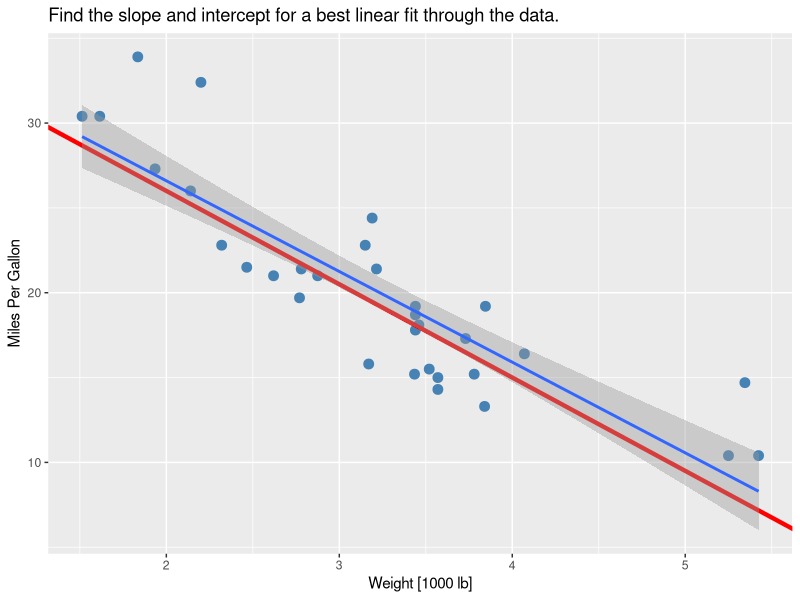
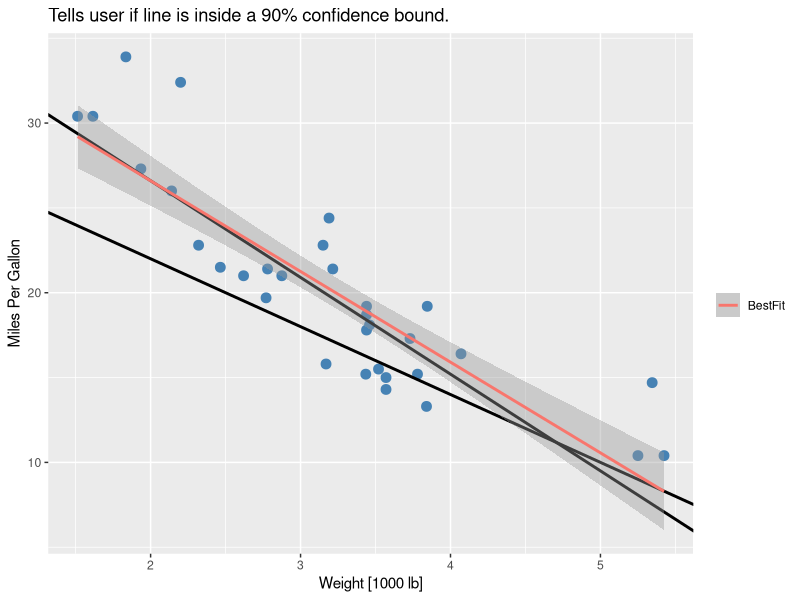

Reproduce these figures in R, in order.
## ---- chunk 1
library(ggplot2)
library(datasets); data(mtcars)
library(xtable)

conflvl <- .9

getConfInterval <- function(fit, xi, level) {
    sumCoef <- summary(fit)$coefficients
    sumCoef[xi,"Estimate"] + 
        c(-1,1) * qt(.5+level/2, df = fit$df) * sumCoef[xi,"Std. Error"]
}

myfit <- lm(mpg ~ wt, data=mtcars)

confInterval <- rbind(getConfInterval(myfit, 1, conflvl), 
                       getConfInterval(myfit, 2, conflvl))
## ---- chunk 2
gg <- ggplot(mtcars, aes(x=wt, y=mpg))
gg <- gg + geom_point(colour="steelblue", size=3) +
    labs(x="Weight [1000 lb]") +
    labs(y="Miles Per Gallon") + 
    labs(title=paste0("Find the slope and intercept for a best linear fit ", 
                      "through the data."))
alpha <- 37
beta <- -5.5
gg <- gg + geom_abline(intercept = alpha, slope = beta, 
                       colour = "red", size = 1.5)

gg <- gg + geom_smooth(method="lm", level=conflvl)

print(gg)
## ---- chunk 3
params.example <- data.frame(Fit = factor(c("Good","Bad")), 
                             A = c(38, 30), 
                             B = c(-5.7, -4))

tab.out <- xtable(params.example)

print(tab.out, type="html", include.rownames = FALSE)
## ---- chunk 4
gg <- ggplot(mtcars, aes(x=wt, y=mpg))

gg <- gg + geom_point(colour="steelblue", size=3) +
    labs(x="Weight [1000 lb]") +
    labs(y="Miles Per Gallon") + 
    labs(title=sprintf(paste0("Tells user if line is inside a %d%% ",
                              "confidence bound."), 100*conflvl))

gg <- gg + 
    geom_abline(aes(colour="Good"), 
                       intercept=params.example[1,"A"], 
                       slope=params.example[1,"B"], 
                       data=, size = 1) +
    geom_abline(aes(colour="Bad"), 
                       intercept=params.example[2,"A"], 
                       slope=params.example[2,"B"], 
                       data=, size = 1) +
    scale_colour_discrete("")

gg <- gg + geom_smooth(aes(colour="BestFit"), method="lm", size = 1,
                       level=conflvl)

gg <- gg + theme(legend.position="right")

print(gg)
